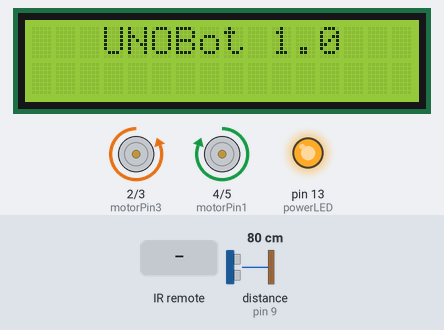
Bench run of a sketch on a simulated Arduino Uno, built with avr-gcc and run on an emulated ATmega328P. Parts: 16×2 character LCD, motor-driver pin pairs drawn as motors (green arrow = first pin HIGH = forward, orange = second pin HIGH = backward, longer = more drive), output pins drawn as LEDs (lit = HIGH). Wiring (inferred from the names in the program): ultrasonic range finder: trigger pin 9; echo pin 9. The test bench sets the inputs (shaded band); at power-on: distance to the obstacle (sensor on pin 9) 80 cm. The echo pulse lasts 58.3 µs per cm; what the sketch prints to the serial monitor is not drawn.

Above: at 1.9 s.
2.0 s: distance to the obstacle (sensor on pin 9) set to 14 cm
3.5 s: distance to the obstacle (sensor on pin 9) set to 10 cm
At 3.98 s:
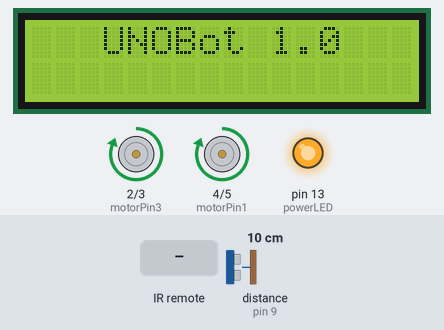
5.9 s: infrared code 0xFD20DF received
At 7.4 s:
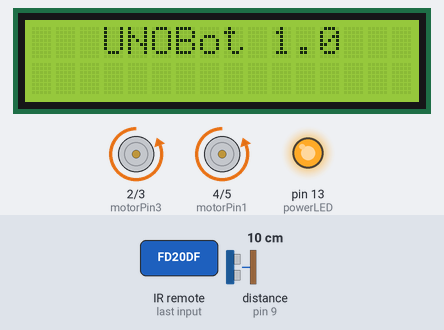
7.7 s: infrared code 0xFD08F7 received
At 7.94 s:
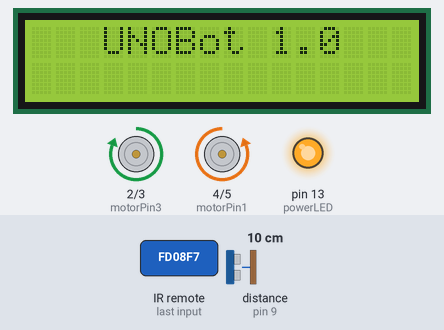
10.2 s: infrared code 0xFD8877 received
At 10.2 s:
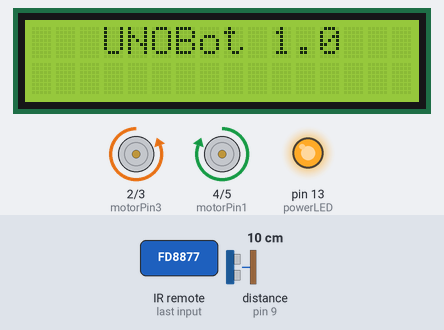
Timing chart, 0 to 12.7 s (numbered marks = the images above; inputs shaded):
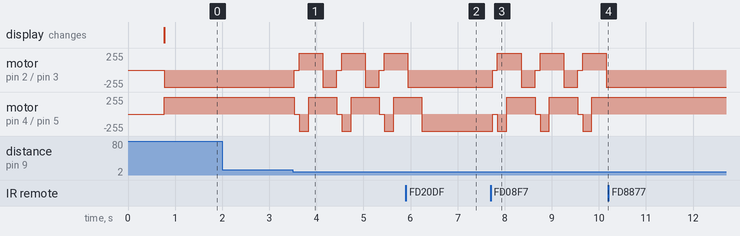

The sketch:

UNOBot.ino
```cpp
// Including LCD Display and IR Remote Libraries

#include <LiquidCrystal.h>
#include <IRremote.h>


// LCD Pins

const int D4 = 6;
const int D5 = 7;
const int D6 = 10;
const int D7 = 11;

const int EN = A0;
const int RS = A1;

LiquidCrystal lcd(RS, EN, D4, D5, D6, D7);


// Motor Pins

const int motorPin1 = 4;
const int motorPin2 = 5;
const int motorPin3 = 2;
const int motorPin4 = 3;


// IR and Ultrasonic Sensor Pins

const int IRsensor = 8;

IRrecv IRinput(IRsensor);
decode_results result;

const int USsensor = 9;


// Power LED

const int powerLED = 13;


// Motor Movement Methods

void forward() {

  digitalWrite(motorPin1, HIGH);
  digitalWrite(motorPin2, LOW);
  digitalWrite(motorPin3, LOW);
  digitalWrite(motorPin4, HIGH);  }

void reverse() {

  digitalWrite(motorPin1, LOW);
  digitalWrite(motorPin2, HIGH);
  digitalWrite(motorPin3, HIGH);
  digitalWrite(motorPin4, LOW);   }

void rotateClockwise() {

  digitalWrite(motorPin1, HIGH);
  digitalWrite(motorPin2, LOW);
  digitalWrite(motorPin3, HIGH);
  digitalWrite(motorPin4, LOW);   }

void rotateCounterClockwise() {

  digitalWrite(motorPin1, LOW);
  digitalWrite(motorPin2, HIGH);
  digitalWrite(motorPin3, LOW);
  digitalWrite(motorPin4, HIGH);  }

void stop() {

  digitalWrite(motorPin1, LOW);
  digitalWrite(motorPin2, LOW);
  digitalWrite(motorPin3, LOW);
  digitalWrite(motorPin4, LOW);   }


// Ultrasonic Distance Method

long distance() {

  pinMode(USsensor, OUTPUT);
  digitalWrite(USsensor, LOW);
  delayMicroseconds(2);
  digitalWrite(USsensor, HIGH);
  delayMicroseconds(5);
  digitalWrite(USsensor, LOW);

  pinMode(USsensor, INPUT);

  long duration = pulseIn(USsensor, HIGH);

  return duration / 46;   }


void setup() {

  Serial.begin(9600);
  IRinput.enableIRIn();

  pinMode(powerLED, OUTPUT);
  digitalWrite(powerLED, HIGH);

  pinMode(IRsensor, INPUT);

  pinMode(motorPin1, OUTPUT);
  pinMode(motorPin2, OUTPUT);
  pinMode(motorPin3, OUTPUT);
  pinMode(motorPin4, OUTPUT);

  lcd.begin(16, 2);
  lcd.setCursor(0, 0);
  lcd.print("Initializing...");
  delay(700);
  lcd.clear();
  lcd.setCursor(3, 0);
  lcd.print("UNOBot 1.0");  }

void loop() {

  IRinput.decode(&result);

   IRinput.resume();

   Serial.println(result.value);

 switch(result.value) {

 case 16582903:

  if (distance() >= 15) { forward(); }

  if (distance() < 15) {

    // REQUIRES MODIFICATION
    stop();
    delay(100);
    reverse();
    delay(200);
    rotateClockwise();
    delay(300);
    forward(); }

  break;

 case 16615543: forward(); break;
 case 16601263: forward(); break;
 case 16589023: rotateCounterClockwise(); break;
 case 16605343: rotateClockwise(); break;
 case 16584943: reverse(); break;
 case 16621663: stop(); break;

  default:

  if (distance() >= 15) { forward(); }

  if (distance() < 15) {

    // REQUIRES MODIFICATION
    stop();
    delay(100);
    reverse();
    delay(200);
    rotateClockwise();
    delay(300);
    forward(); }

  break; }

  delay(300);   }
```

Measured:
- the behaviour switches between 13 and 12 cm on distance to the obstacle (sensor on pin 9) (found by bisection; images 0 and 1)
- after the input at 2.0 s, every drawn part: stays the same
- after the input at 5.9 s, motor on pin 2 (motorPin3) / pin 3 (motorPin4): goes on until 5.9 s, then stays backward 255/255
- after the input at 10.2 s, motor on pin 2 (motorPin3) / pin 3 (motorPin4): stops changing and stays backward 255/255; motor on pin 4 (motorPin1) / pin 5 (motorPin2): stops changing and stays forward 255/255
